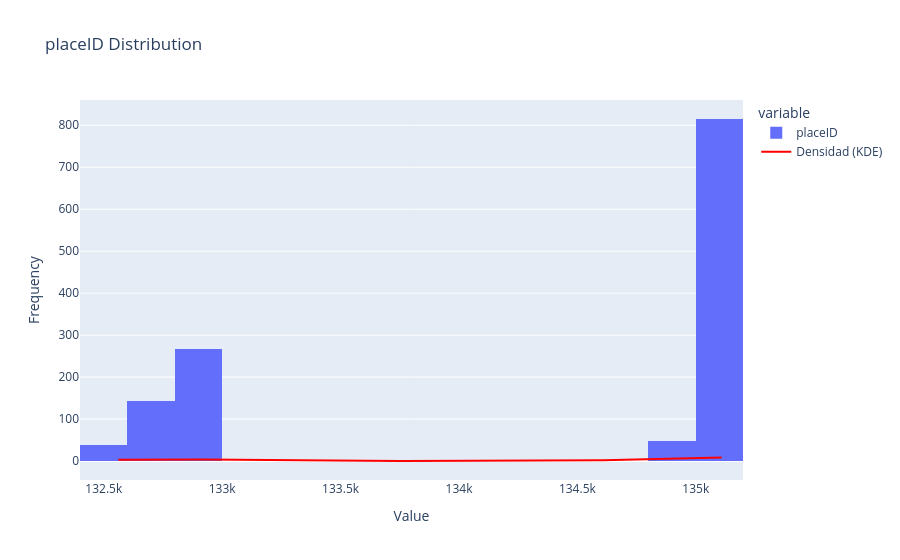
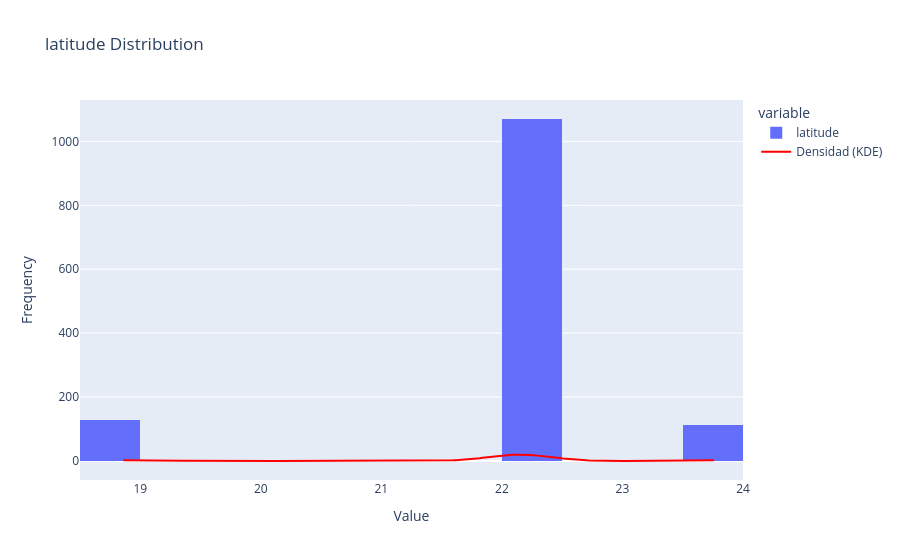
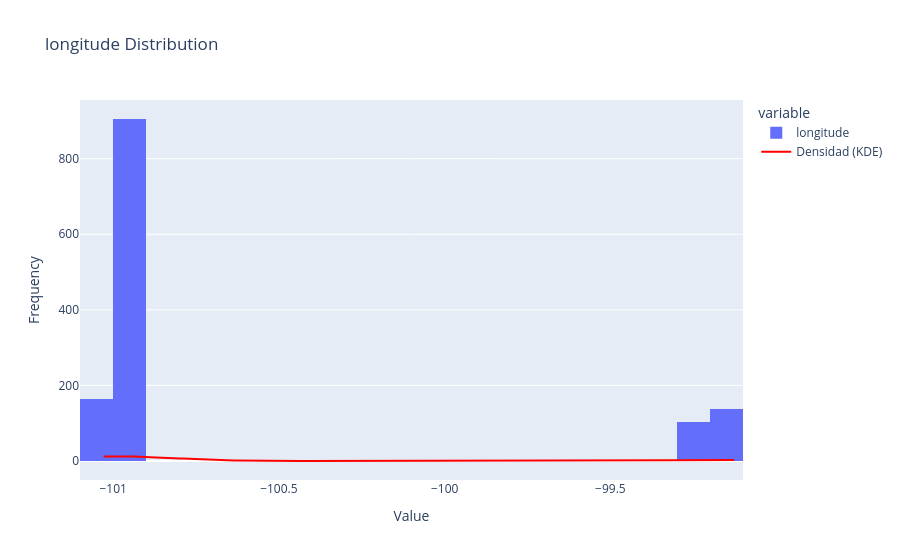
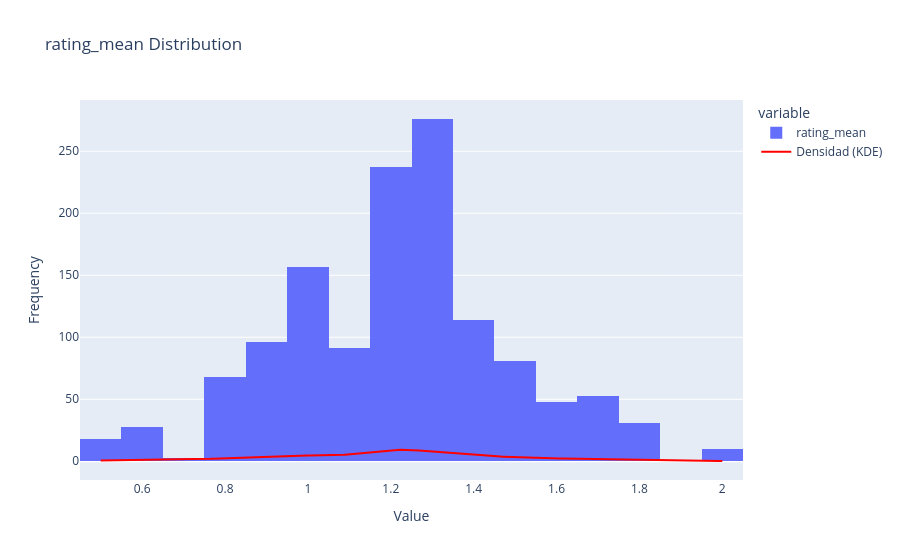

The cell these charts' notebook holds for them, in order:
### Markdown cell above
## Análisis de variables unarias / poco pobladas

### Code cell
plts.histograms.plot_histogram(rest_rating[varc], bins=20)

### Figure 1 — Plotly figure (JSON) as saved in the notebook; plotly's stock layout.template omitted (floating-point values rounded to 4 significant figures; data arrays with more than 128 entries replaced by an {"elided": "..."} marker saying what was removed)
{"data": [{"bingroup": "x", "hovertemplate": "variable=placeID<br>value=%{x}<br>count=%{y}<extra></extra>", "legendgroup": "placeID", "marker": {"color": "#636efa", "pattern": {"shape": ""}}, "name": "placeID", "nbinsx": 20, "orientation": "v", "showlegend": true, "type": "histogram", "x": {"elided": "1311 int values"}, "xaxis": "x", "yaxis": "y"}, {"line": {"color": "red", "width": 2}, "mode": "lines", "name": "Densidad (KDE)", "type": "scatter", "x": {"elided": "200 float values"}, "y": {"elided": "200 float values"}, "yaxis": "y"}], "layout": {"barmode": "relative", "legend": {"title": {"text": "variable"}, "tracegroupgap": 0}, "title": {"text": "placeID Distribution"}, "xaxis": {"anchor": "y", "domain": [0, 1], "title": {"text": "Value"}}, "yaxis": {"anchor": "x", "domain": [0, 1], "title": {"text": "Frequency"}}}}

### Figure 2 — Plotly figure (JSON) as saved in the notebook; plotly's stock layout.template omitted (floating-point values rounded to 4 significant figures; data arrays with more than 128 entries replaced by an {"elided": "..."} marker saying what was removed)
{"data": [{"bingroup": "x", "hovertemplate": "variable=latitude<br>value=%{x}<br>count=%{y}<extra></extra>", "legendgroup": "latitude", "marker": {"color": "#636efa", "pattern": {"shape": ""}}, "name": "latitude", "nbinsx": 20, "orientation": "v", "showlegend": true, "type": "histogram", "x": {"elided": "1311 float values"}, "xaxis": "x", "yaxis": "y"}, {"line": {"color": "red", "width": 2}, "mode": "lines", "name": "Densidad (KDE)", "type": "scatter", "x": {"elided": "200 float values"}, "y": {"elided": "200 float values"}, "yaxis": "y"}], "layout": {"barmode": "relative", "legend": {"title": {"text": "variable"}, "tracegroupgap": 0}, "title": {"text": "latitude Distribution"}, "xaxis": {"anchor": "y", "domain": [0, 1], "title": {"text": "Value"}}, "yaxis": {"anchor": "x", "domain": [0, 1], "title": {"text": "Frequency"}}}}

### Figure 3 — Plotly figure (JSON) as saved in the notebook; plotly's stock layout.template omitted (floating-point values rounded to 4 significant figures; data arrays with more than 128 entries replaced by an {"elided": "..."} marker saying what was removed)
{"data": [{"bingroup": "x", "hovertemplate": "variable=longitude<br>value=%{x}<br>count=%{y}<extra></extra>", "legendgroup": "longitude", "marker": {"color": "#636efa", "pattern": {"shape": ""}}, "name": "longitude", "nbinsx": 20, "orientation": "v", "showlegend": true, "type": "histogram", "x": {"elided": "1311 float values"}, "xaxis": "x", "yaxis": "y"}, {"line": {"color": "red", "width": 2}, "mode": "lines", "name": "Densidad (KDE)", "type": "scatter", "x": {"elided": "200 float values"}, "y": {"elided": "200 float values"}, "yaxis": "y"}], "layout": {"barmode": "relative", "legend": {"title": {"text": "variable"}, "tracegroupgap": 0}, "title": {"text": "longitude Distribution"}, "xaxis": {"anchor": "y", "domain": [0, 1], "title": {"text": "Value"}}, "yaxis": {"anchor": "x", "domain": [0, 1], "title": {"text": "Frequency"}}}}

### Figure 4 — Plotly figure (JSON) as saved in the notebook; plotly's stock layout.template omitted (floating-point values rounded to 4 significant figures; data arrays with more than 128 entries replaced by an {"elided": "..."} marker saying what was removed)
{"data": [{"bingroup": "x", "hovertemplate": "variable=rating_mean<br>value=%{x}<br>count=%{y}<extra></extra>", "legendgroup": "rating_mean", "marker": {"color": "#636efa", "pattern": {"shape": ""}}, "name": "rating_mean", "nbinsx": 20, "orientation": "v", "showlegend": true, "type": "histogram", "x": {"elided": "1311 float values"}, "xaxis": "x", "yaxis": "y"}, {"line": {"color": "red", "width": 2}, "mode": "lines", "name": "Densidad (KDE)", "type": "scatter", "x": {"elided": "200 float values"}, "y": {"elided": "200 float values"}, "yaxis": "y"}], "layout": {"barmode": "relative", "legend": {"title": {"text": "variable"}, "tracegroupgap": 0}, "title": {"text": "rating_mean Distribution"}, "xaxis": {"anchor": "y", "domain": [0, 1], "title": {"text": "Value"}}, "yaxis": {"anchor": "x", "domain": [0, 1], "title": {"text": "Frequency"}}}}
